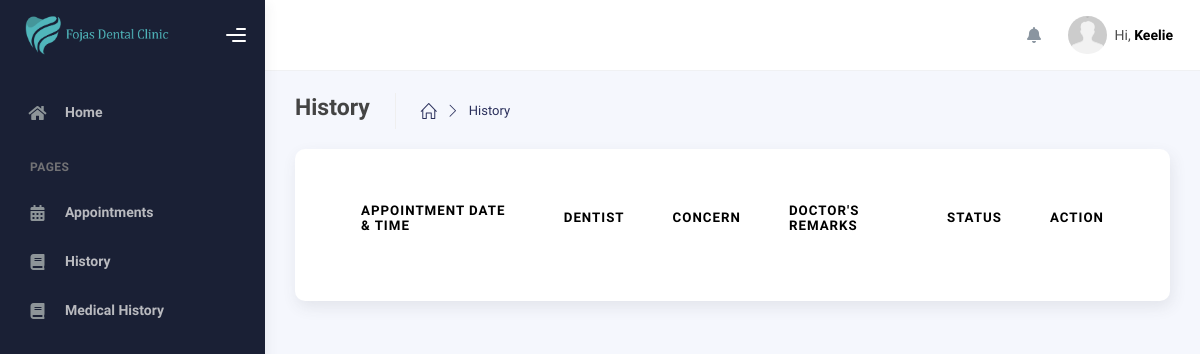
The app's page /modules/patients/history.php (signed in), older data.
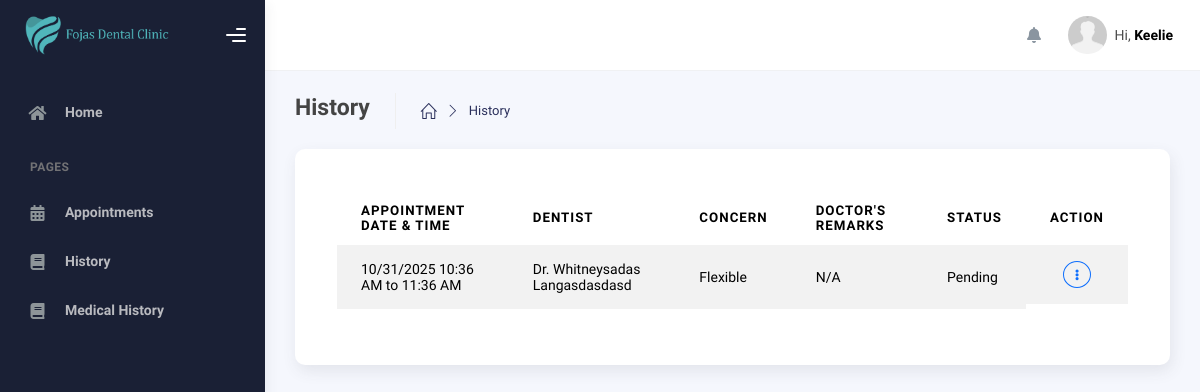
The same page, newer data.
### tables this page shows
CREATE TABLE `appointments` (
  `id` int(11) NOT NULL,
  `user_id` int(11) NOT NULL,
  `user_id_patient` int(11) NOT NULL,
  `appointment_id` int(110) NOT NULL,
  `concern` varchar(255) NOT NULL,
  `confirmed` int(11) NOT NULL,
  `appointment_time` varchar(100) NOT NULL,
  `appointment_date` varchar(100) NOT NULL,
  `date_created` date NOT NULL,
  `date_updated` date NOT NULL,
  `remarks` varchar(255) DEFAULT NULL,
  `walk_in` int(11) DEFAULT NULL
);

CREATE TABLE `users` (
  `id` int(11) NOT NULL,
  `user_id` int(100) NOT NULL,
  `role_id` int(11) NOT NULL,
  `first_name` varchar(250) NOT NULL,
  `middle_name` varchar(255) NOT NULL,
  `last_name` varchar(255) NOT NULL,
  `mobile_number` varchar(255) NOT NULL,
  `email` varchar(255) DEFAULT NULL,
  `password` varchar(255) NOT NULL,
  `date_of_birth` date NOT NULL,
  `date_created` date NOT NULL,
  `date_updated` date NOT NULL,
  `token` varchar(255) DEFAULT NULL,
  `address` varchar(255) DEFAULT NULL,
  `otp` varchar(100) DEFAULT NULL
);

### modules/queries/Appointments/appointments.php (called while the page is built, shortened)
<?php
function getAllRequestsById($conn, $id) {
  $sql = "SELECT
    appointments.appointment_id,
    appointments.user_id AS doctor_id,
    appointments.user_id_patient AS patient_id,
    appointments.concern,
    appointments.appointment_date,
    appointments.appointment_time,
    appointments.confirmed,
    appointments.remarks,
    patient.first_name AS patient_first_name,
    patient.middle_name AS patient_middle_name,
    patient.last_name AS patient_last_name,
    doctor.first_name AS doctor_first_name,
    doctor.middle_name AS doctor_middle_name,
    doctor.last_name AS doctor_last_name,
    schedule.start_time,
    schedule.end_time
  FROM appointments
  LEFT JOIN users AS patient
  ON appointments.user_id_patient = patient.user_id
  LEFT JOIN users AS doctor
  ON appointments.user_id = doctor.user_id
  LEFT JOIN schedule
  ON appointments.user_id = schedule.user_id
  WHERE appointments.user_id_patient = ?
  ";
  $stmt = mysqli_prepare($conn, $sql);
  mysqli_stmt_bind_param($stmt, "i", $id);
  mysqli_stmt_execute($stmt);
  return mysqli_stmt_get_result($stmt);
}

### modules/patients/history.php (the view, shortened to what the changed rows need)
<?php
include_once($_SERVER['DOCUMENT_ROOT'] . '/dental_appointment/includes/header.php');
include_once($_SERVER['DOCUMENT_ROOT'] . '/dental_appointment/modules/queries/Appointments/appointments.php');
$user_id_patients = $_SESSION['user_id'];
?>
    <div class="wrapper">
      <div class="main-panel">
        <div class="container">
          <div class="page-inner">
            <div class="page-category">
                <div class="card p-5">
                  <div class="table-responsive">
                    <table class="display table table-striped table-hover" id="dataTable">
                      <thead>
                        <tr>
                            <th>Appointment Date & Time</th>
                            <th>Dentist</th>
                            <th>Concern</th>
                            <th>Doctor's Remarks</th>
                            <th>Status</th>
                            <th>Action</th>
                        </tr>
                      </thead>
                      <tbody>
                        <?php
                          $run_appointments = getAllRequestsById($conn, $user_id_patients);
                          if(mysqli_num_rows($run_appointments) > 0){
                              foreach($run_appointments as $row_appointment){
                                  ?>
                                  <tr>
                                      <td><?php echo $row_appointment['appointment_date']. " " . $row_appointment['appointment_time']?></td>
                                      <td>Dr. <?php echo $row_appointment['doctor_first_name'] . " " . $row_appointment['doctor_last_name']?></td>
                                  <td><?php echo $row_appointment['concern']?></td>
                                  <td><?php echo $row_appointment['remarks'] ? $row_appointment['remarks'] : 'N/A' ?></td>
                                  <td>
                                    <?php
                                      if($row_appointment['confirmed'] === '1'){
                                        echo "Completed";
                                      }elseif($row_appointment['confirmed'] === '2'){
                                        echo "Cancelled";
                                      }elseif($row_appointment['confirmed'] === '3') {
                                        echo "Pending";
                                      }else{
                                        echo "Pending";
                                      }
                                    ?>
                                  </td>
                                  <td class="d-flex justify-content-center">
                                    <a class="btn btn-sm btn-outline-primary rounded-circle d-flex justify-content-center align-items-center" style="width: 12px;" data-bs-toggle="dropdown" aria-expanded="false">
																				<i class="fas fa-ellipsis-v"></i>
																		</a>
                                  </td>
                                  </tr>
                                  <?php
                              }
                          }
                          ?>
                      </tbody>
                  </table>
                  </div>
                </div>
            </div>
          </div>
        </div>
      </div>
    </div>
<?php
include_once($_SERVER['DOCUMENT_ROOT'] . '/dental_appointment/includes/scripts.php');
?>

Row changes from the older to the newer data that the page shows:
added appointments: appointment_date "10/31/2025", appointment_time "10:36 AM to 11:36 AM", users.first_name "Whitneysadas", users.last_name "Langasdasdasd", concern "Flexible", shows "N/A", confirmed "Pending"
